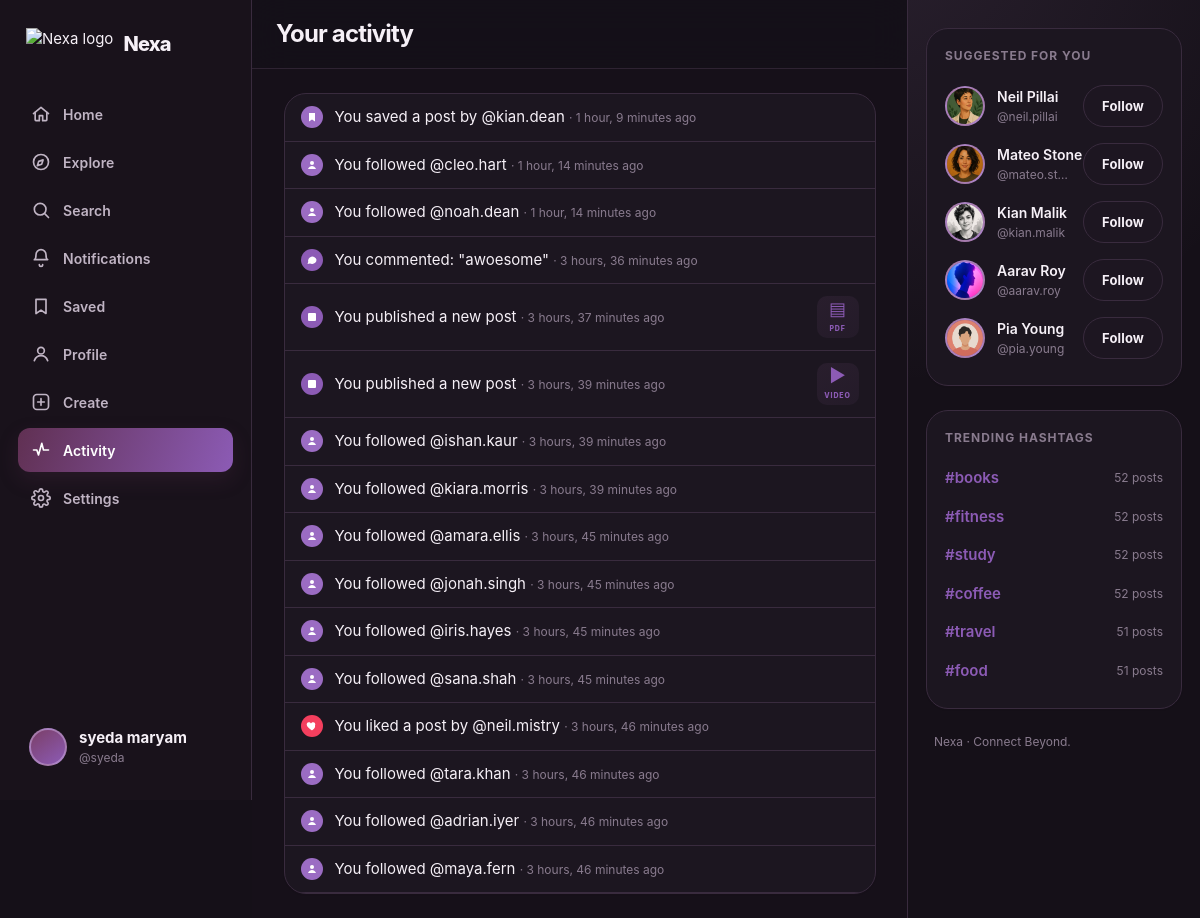
Page /activity/ (signed in) on the committed database.
### accounts/models.py (models this page shows, shortened)
class Profile(models.Model):
    VISIBILITY_CHOICES = [('public', 'Public'), ('private', 'Private')]
    user = models.OneToOneField(settings.AUTH_USER_MODEL, on_delete=models.CASCADE, related_name='profile')
    display_name = models.CharField(max_length=80, blank=True)
    bio = models.CharField(max_length=200, blank=True)
    avatar = models.ImageField(upload_to='avatars/', blank=True, null=True)
    interests = models.ManyToManyField(Interest, blank=True, related_name='profiles')
    onboarding_step = models.PositiveSmallIntegerField(default=0)
    onboarding_complete = models.BooleanField(default=False)
    theme_preference = models.CharField(
        max_length=10,
        choices=[('light', 'Light'), ('dark', 'Dark'), ('system', 'System')],
        default='system',
    )
    visibility = models.CharField(max_length=10, choices=VISIBILITY_CHOICES, default='public')
    notify_on_like = models.BooleanField(default=True)
    notify_on_comment = models.BooleanField(default=True)
    notify_on_follow = models.BooleanField(default=True)
    created_at = models.DateTimeField(auto_now_add=True)
    updated_at = models.DateTimeField(auto_now=True)
    def get_display_name(self):
        return self.display_name or self.user.username

### posts/models.py (models this page shows, shortened)
class Post(models.Model):
    MEDIA_TYPE_CHOICES = [(media_type, media_type.title()) for media_type in MEDIA_TYPES]
    author = models.ForeignKey(settings.AUTH_USER_MODEL, on_delete=models.CASCADE, related_name='posts')
    caption = models.TextField(max_length=2200, blank=True)
    media_type = models.CharField(max_length=20, choices=MEDIA_TYPE_CHOICES, default='image')
    image = models.ImageField(upload_to=post_media_upload_to, blank=True, null=True)
    video = models.FileField(upload_to=post_media_upload_to, blank=True, null=True)
    audio = models.FileField(upload_to=post_media_upload_to, blank=True, null=True)
    document = models.FileField(upload_to=post_media_upload_to, blank=True, null=True)
    document_name = models.CharField(max_length=255, blank=True)
    media_size = models.PositiveBigIntegerField(blank=True, null=True)
    hashtags = models.ManyToManyField(Hashtag, blank=True, related_name='posts')
    created_at = models.DateTimeField(auto_now_add=True)
    updated_at = models.DateTimeField(auto_now=True)
    class Meta:
        ordering = ['-created_at']
        indexes = [models.Index(fields=['-created_at'])]
    @property
    def media_display_name(self):
        if self.media_type == 'document' and self.document_name:
            return self.document_name
        media_file = self.media_file
        return os.path.basename(media_file.name) if media_file else ''
    @property
    def media_extension(self):
        return Path(self.media_display_name).suffix.upper().lstrip('.')

class Hashtag(models.Model):
    name = models.CharField(max_length=100, unique=True)
    class Meta:
        ordering = ['name']

### social/models.py (models this page shows, shortened)
class SavedPost(models.Model):
    user = models.ForeignKey(settings.AUTH_USER_MODEL, on_delete=models.CASCADE, related_name='saved_posts')
    post = models.ForeignKey('posts.Post', on_delete=models.CASCADE, related_name='saved_by')
    created_at = models.DateTimeField(auto_now_add=True)
    class Meta:
        constraints = [
            models.UniqueConstraint(fields=['user', 'post'], name='unique_saved_post'),
        ]
        ordering = ['-created_at']

class Follow(models.Model):
    STATUS_PENDING = 'pending'
    STATUS_ACCEPTED = 'accepted'
    STATUS_CHOICES = [(STATUS_PENDING, 'Pending'), (STATUS_ACCEPTED, 'Accepted')]
    follower = models.ForeignKey(settings.AUTH_USER_MODEL, on_delete=models.CASCADE, related_name='following')
    following = models.ForeignKey(settings.AUTH_USER_MODEL, on_delete=models.CASCADE, related_name='followers')
    status = models.CharField(max_length=10, choices=STATUS_CHOICES, default=STATUS_ACCEPTED)
    created_at = models.DateTimeField(auto_now_add=True)
    class Meta:
        constraints = [
            models.UniqueConstraint(fields=['follower', 'following'], name='unique_follow'),
            CheckConstraint(condition=~Q(follower=F('following')), name='no_self_follow'),
        ]
        ordering = ['-created_at']

class Comment(models.Model):
    author = models.ForeignKey(settings.AUTH_USER_MODEL, on_delete=models.CASCADE, related_name='comments')
    post = models.ForeignKey('posts.Post', on_delete=models.CASCADE, related_name='comments')
    content = models.CharField(max_length=500)
    created_at = models.DateTimeField(auto_now_add=True)
    class Meta:
        ordering = ['created_at']
        indexes = [models.Index(fields=['post', 'created_at'])]

class Like(models.Model):
    user = models.ForeignKey(settings.AUTH_USER_MODEL, on_delete=models.CASCADE, related_name='likes')
    post = models.ForeignKey('posts.Post', on_delete=models.CASCADE, related_name='likes')
    created_at = models.DateTimeField(auto_now_add=True)
    class Meta:
        constraints = [
            models.UniqueConstraint(fields=['user', 'post'], name='unique_like'),
        ]
        ordering = ['-created_at']

### core/views.py (the view)
# urls.py: path('activity/', views.activity, name='activity'),
@login_required
def activity(request):
    user = request.user
    events = []
    for p in Post.objects.filter(author=user).order_by('-created_at')[:15]:
        events.append({'type': 'post', 'timestamp': p.created_at, 'post': p})
    for c in Comment.objects.filter(author=user).select_related('post').order_by('-created_at')[:15]:
        events.append({'type': 'comment', 'timestamp': c.created_at, 'comment': c})
    for l in Like.objects.filter(user=user).select_related('post').order_by('-created_at')[:15]:
        events.append({'type': 'like', 'timestamp': l.created_at, 'post': l.post})
    for f in Follow.objects.filter(follower=user).select_related('following__profile').order_by('-created_at')[:15]:
        events.append({'type': 'follow', 'timestamp': f.created_at, 'target': f.following})
    for s in SavedPost.objects.filter(user=user).select_related('post').order_by('-created_at')[:15]:
        events.append({'type': 'save', 'timestamp': s.created_at, 'post': s.post})
    events.sort(key=lambda e: e['timestamp'], reverse=True)
    return render(request, 'core/activity.html', {'events': events[:40]})

### templates/core/activity.html (shortened to what this page needs)
{% extends "app_base.html" %}
{% block shell_content %}
<header class="page-header">
  <h1 class="text-page-title">Your activity</h1>
</header>
<div class="page-content" style="max-width: 640px;">
  {% if events %}
    <div class="card" style="overflow:hidden;">
      {% for event in events %}
        <div class="notif-item">
          {% if event.type == 'post' %}
            <div class="notif-icon comment"><svg width="12" height="12" viewBox="0 0 24 24" fill="white"><rect x="4" y="4" width="16" height="16" rx="2"/></svg></div>
            <div style="flex:1;">You published a new post <span class="text-caption">· {{ event.timestamp|timesince }} ago</span></div>
            <a href="{% url 'posts:detail' pk=event.post.pk %}" class="notif-thumb">
              {% include "posts/_media_thumbnail.html" with post=event.post %}
            </a>
          {% elif event.type == 'comment' %}
            <div class="notif-icon comment"><svg width="12" height="12" viewBox="0 0 24 24" fill="white"><path d="M21 11.5a8.4 8.4 0 0 1-8.8 8.4A9 9 0 0 1 8 19l-5 1 1.4-4.2A8.4 8.4 0 1 1 21 11.5z"/></svg></div>
            <div style="flex:1;">You commented: "{{ event.comment.content|truncatechars:60 }}" <span class="text-caption">· {{ event.timestamp|timesince }} ago</span></div>
          {% elif event.type == 'like' %}
            <div class="notif-icon like"><svg width="12" height="12" viewBox="0 0 24 24" fill="white"><path d="M12 21s-7.5-4.6-10-9.3C.4 8.4 2 4.5 5.6 4.5c2 0 3.5 1.1 4.4 2.6.9-1.5 2.4-2.6 4.4-2.6 3.6 0 5.2 3.9 3.6 7.2C19.5 16.4 12 21 12 21z"/></svg></div>
            <div style="flex:1;">You liked a post by @{{ event.post.author.username }} <span class="text-caption">· {{ event.timestamp|timesince }} ago</span></div>
          {% elif event.type == 'follow' %}
            <div class="notif-icon follow"><svg width="12" height="12" viewBox="0 0 24 24" fill="white"><circle cx="12" cy="8" r="4"/><path d="M4 20c1.5-4 5-6 8-6s6.5 2 8 6"/></svg></div>
            <div style="flex:1;">You followed @{{ event.target.username }} <span class="text-caption">· {{ event.timestamp|timesince }} ago</span></div>
          {% elif event.type == 'save' %}
            <div class="notif-icon follow"><svg width="12" height="12" viewBox="0 0 24 24" fill="white"><path d="M6 4h12v17l-6-4-6 4z"/></svg></div>
            <div style="flex:1;">You saved a post by @{{ event.post.author.username }} <span class="text-caption">· {{ event.timestamp|timesince }} ago</span></div>
          {% endif %}
        </div>
      {% endfor %}
    </div>
  {% else %}
    <div class="state-block">
      <p class="state-title">No activity yet.</p>
      <p class="text-meta">Everything you do on Nexa will show up here.</p>
    </div>
  {% endif %}
</div>
{% endblock %}

### templates/app_base.html (shortened to what this page needs)
{% extends "base.html" %}
{% load static %}
{% block body %}
{% load static %}
<div class="app-shell">
  <aside class="shell-sidebar">
    <a href="{% url 'core:home' %}" class="brand-mark">
      <img src="{% static 'img/nexa-logo.png' %}" alt="Nexa logo">
      <span>Nexa</span>
    </a>
    <nav class="nav-list">
      <a href="{% url 'core:home' %}" class="nav-item {% if request.resolver_match.url_name == 'home' or request.resolver_match.url_name == 'feed' %}active{% endif %}">
        <svg viewBox="0 0 24 24" fill="none" stroke="currentColor" stroke-width="2" stroke-linecap="round" stroke-linejoin="round"><path d="M3 11.5 12 4l9 7.5"/><path d="M5 10v9a1 1 0 0 0 1 1h4v-6h4v6h4a1 1 0 0 0 1-1v-9"/></svg>
        <span class="nav-label">Home</span>
      </a>
      <a href="{% url 'core:explore' %}" class="nav-item {% if request.resolver_match.url_name == 'explore' %}active{% endif %}">
        <svg viewBox="0 0 24 24" fill="none" stroke="currentColor" stroke-width="2" stroke-linecap="round" stroke-linejoin="round"><circle cx="12" cy="12" r="9"/><path d="m14.5 9.5-1.7 5.2-5.2 1.7 1.7-5.2z"/></svg>
        <span class="nav-label">Explore</span>
      </a>
      <a href="{% url 'core:search' %}" class="nav-item {% if request.resolver_match.url_name == 'search' %}active{% endif %}">
        <svg viewBox="0 0 24 24" fill="none" stroke="currentColor" stroke-width="2" stroke-linecap="round" stroke-linejoin="round"><circle cx="11" cy="11" r="7"/><path d="m21 21-4.3-4.3"/></svg>
        <span class="nav-label">Search</span>
      </a>
      <a href="{% url 'notifications:list' %}" class="nav-item {% if request.resolver_match.url_name == 'list' and request.resolver_match.app_name == 'notifications' %}active{% endif %}">
        <svg viewBox="0 0 24 24" fill="none" stroke="currentColor" stroke-width="2" stroke-linecap="round" stroke-linejoin="round"><path d="M6 8a6 6 0 0 1 12 0c0 5 2 6 2 6H4s2-1 2-6"/><path d="M10 20a2 2 0 0 0 4 0"/></svg>
        <span class="nav-label">Notifications</span>
      </a>
      <a href="{% url 'social:saved_posts' %}" class="nav-item {% if request.resolver_match.url_name == 'saved_posts' %}active{% endif %}">
        <svg viewBox="0 0 24 24" fill="none" stroke="currentColor" stroke-width="2" stroke-linecap="round" stroke-linejoin="round"><path d="M6 4h12v17l-6-4-6 4z"/></svg>
        <span class="nav-label">Saved</span>
      </a>
      <a href="{% url 'accounts:profile' username=request.user.username %}" class="nav-item {% if request.resolver_match.url_name == 'profile' %}active{% endif %}">
        <svg viewBox="0 0 24 24" fill="none" stroke="currentColor" stroke-width="2" stroke-linecap="round" stroke-linejoin="round"><circle cx="12" cy="8" r="4"/><path d="M4 20c1.5-4 5-6 8-6s6.5 2 8 6"/></svg>
        <span class="nav-label">Profile</span>
      </a>
      <a href="{% url 'posts:create' %}" class="nav-item {% if request.resolver_match.url_name == 'create' %}active{% endif %}">
        <svg viewBox="0 0 24 24" fill="none" stroke="currentColor" stroke-width="2" stroke-linecap="round" stroke-linejoin="round"><rect x="3" y="3" width="18" height="18" rx="4"/><path d="M12 8v8M8 12h8"/></svg>
        <span class="nav-label">Create</span>
      </a>
      <a href="{% url 'core:activity' %}" class="nav-item {% if request.resolver_match.url_name == 'activity' %}active{% endif %}">
        <svg viewBox="0 0 24 24" fill="none" stroke="currentColor" stroke-width="2" stroke-linecap="round" stroke-linejoin="round"><path d="M3 12h4l2 6 4-14 2 8h6"/></svg>
        <span class="nav-label">Activity</span>
      </a>
      <a href="{% url 'core:settings' %}" class="nav-item {% if request.resolver_match.url_name == 'settings' %}active{% endif %}">
        <span class="nav-label">Settings</span>
      </a>
    </nav>
    <a href="{% url 'accounts:profile' username=request.user.username %}" class="sidebar-user">
      <div class="avatar">
      </div>
      <div class="user-meta">
        <div class="text-body" style="font-weight:700;">{{ request.user.profile.get_display_name }}</div>
        <div class="text-caption">@{{ request.user.username }}</div>
      </div>
    </a>
  </aside>
  <main class="shell-main">
    {% block shell_content %}{% endblock %}
  </main>
  <aside class="shell-right">
    {% block right_rail %}
      {% include "partials/suggestions.html" %}
    {% endblock %}
  </aside>
</div>
{% endblock %}

### templates/posts/_media_thumbnail.html
{% if post.media_type == 'image' and post.image %}
  <img src="{{ post.image.url }}" alt="" loading="lazy">
{% elif post.media_type == 'video' and post.video %}
  <div class="post-thumb-fallback" aria-label="Video post"><span>▶</span><small>VIDEO</small></div>
{% elif post.media_type == 'audio' and post.audio %}
  <div class="post-thumb-fallback" aria-label="Audio post"><span>♫</span><small>AUDIO</small></div>
{% elif post.media_type == 'document' and post.document %}
  <div class="post-thumb-fallback" aria-label="Document post"><span>▤</span><small>{{ post.media_extension }}</small></div>
{% else %}
  <div class="post-thumb-fallback" aria-label="Media unavailable"><span>—</span><small>MEDIA</small></div>
{% endif %}

### templates/partials/suggestions.html
{% load nexa_extras %}
<div class="card right-card">
  <div class="right-card-title">Suggested for you</div>
  {% suggested_users request.user as suggested %}
  {% if suggested %}
    {% for person in suggested %}
      <div class="suggestion-row">
        <a href="{% url 'accounts:profile' username=person.username %}" class="avatar">
          {% if person.profile.avatar %}<img src="{{ person.profile.avatar.url }}" alt="">{% else %}{{ person.username|slice:":1"|upper }}{% endif %}
        </a>
        <div class="suggestion-meta">
          <a href="{% url 'accounts:profile' username=person.username %}" class="name truncate">{{ person.profile.get_display_name }}</a>
          <div class="handle truncate">@{{ person.username }}</div>
        </div>
        <button class="btn btn-secondary btn-sm js-follow-btn" data-username="{{ person.username }}">Follow</button>
      </div>
    {% endfor %}
  {% else %}
    <p class="text-meta">No suggestions right now — check back soon.</p>
  {% endif %}
</div>
<div class="card right-card">
  <div class="right-card-title">Trending hashtags</div>
  {% trending_hashtags as tags %}
  {% if tags %}
    {% for tag in tags %}
      <a href="{% url 'posts:hashtag' name=tag.name %}" class="flex justify-between items-center" style="padding: 8px 0;">
        <span class="text-body" style="font-weight:600; color: var(--accent-blue);">#{{ tag.name }}</span>
        <span class="text-caption">{{ tag.post_total }} post{{ tag.post_total|pluralize }}</span>
      </a>
    {% endfor %}
  {% else %}
    <p class="text-meta">Hashtags will appear here as Nexa grows.</p>
  {% endif %}
</div>
<p class="text-caption" style="padding: 0 var(--space-2);">Nexa · Connect Beyond.</p>

### rows in the picture
Post: post.author.username "kian.dean", timestamp "1 hour, 9 minutes"
Comment: comment.content "awoesome", timestamp "3 hours, 36 minutes"
Post: timestamp "3 hours, 37 minutes", media_extension "PDF"
Post: timestamp "3 hours, 39 minutes", media_type "VIDEO"
Post: post.author.username "neil.mistry", timestamp "3 hours, 46 minutes"
Hashtag: name "books", post_total "52"
Hashtag: name "fitness", post_total "52"
Hashtag: name "study", post_total "52"
Hashtag: name "coffee", post_total "52"
Hashtag: name "travel", post_total "51"
Hashtag: name "food", post_total "51"

### other values in the picture
{{ request.user.profile.get_display_name }} "syeda maryam"
{{ request.user.username }} "syeda"
{{ event.target.username }} "cleo.hart"
{{ event.timestamp|timesince }} "1 hour, 14 minutes"
{{ event.target.username }} "noah.dean"
{{ event.target.username }} "ishan.kaur"
{{ event.timestamp|timesince }} "3 hours, 39 minutes"
{{ event.target.username }} "kiara.morris"
{{ event.target.username }} "amara.ellis"
{{ event.timestamp|timesince }} "3 hours, 45 minutes"
{{ event.target.username }} "jonah.singh"
{{ event.target.username }} "iris.hayes"
{{ event.target.username }} "sana.shah"
{{ event.target.username }} "tara.khan"
{{ event.timestamp|timesince }} "3 hours, 46 minutes"
